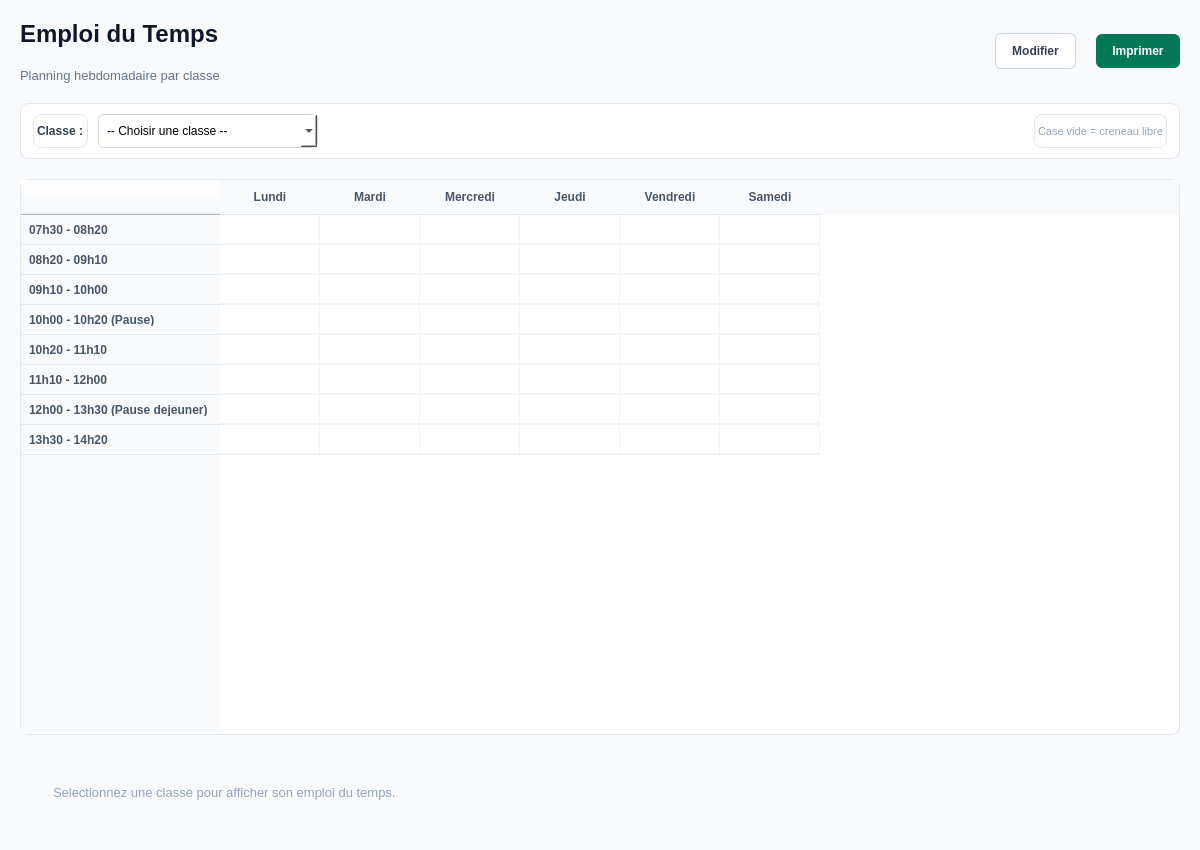
<?xml version="1.0" encoding="UTF-8"?>
<ui version="4.0">
 <class>PagePlanning</class>
 <widget class="QWidget" name="PagePlanning">
  <property name="geometry">
   <rect>
    <x>0</x>
    <y>0</y>
    <width>1200</width>
    <height>850</height>
   </rect>
  </property>
  <property name="windowTitle">
   <string>Emploi du Temps</string>
  </property>
  <property name="styleSheet">
   <string>background-color: #f8fafc; font-family: 'Segoe UI', sans-serif;</string>
  </property>
  <layout class="QVBoxLayout" name="mainLayout">
   <property name="spacing">
    <number>20</number>
   </property>
   <property name="leftMargin">
    <number>20</number>
   </property>
   <property name="topMargin">
    <number>20</number>
   </property>
   <property name="rightMargin">
    <number>20</number>
   </property>
   <property name="bottomMargin">
    <number>20</number>
   </property>
   <item>
    <layout class="QHBoxLayout" name="headerLayout">
     <item>
      <layout class="QVBoxLayout" name="titleLayout">
       <item>
        <widget class="QLabel" name="lbl_page_title">
         <property name="styleSheet">
          <string>color: #0f172a; font-size: 24px; font-weight: bold;</string>
         </property>
         <property name="text">
          <string>Emploi du Temps</string>
         </property>
        </widget>
       </item>
       <item>
        <widget class="QLabel" name="lbl_page_subtitle">
         <property name="styleSheet">
          <string>color: #64748b; font-size: 13px;</string>
         </property>
         <property name="text">
          <string>Planning hebdomadaire par classe</string>
         </property>
        </widget>
       </item>
      </layout>
     </item>
     <item>
      <spacer name="headerSpacer">
       <property name="orientation">
        <enum>Qt::Horizontal</enum>
       </property>
       <property name="sizeHint" stdset="0">
        <size>
         <width>40</width>
         <height>20</height>
        </size>
       </property>
      </spacer>
     </item>
     <item>
      <widget class="QPushButton" name="btn_edit_planning">
       <property name="cursor">
        <cursorShape>PointingHandCursor</cursorShape>
       </property>
       <property name="styleSheet">
        <string>background-color: #ffffff; color: #334155; border: 1px solid #cbd5e1; border-radius: 6px; padding: 10px 16px; font-weight: bold;</string>
       </property>
       <property name="text">
        <string>Modifier</string>
       </property>
      </widget>
     </item>
     <item>
      <widget class="QPushButton" name="btn_print_planning">
       <property name="cursor">
        <cursorShape>PointingHandCursor</cursorShape>
       </property>
       <property name="styleSheet">
        <string>background-color: #047857; color: white; border: none; border-radius: 6px; padding: 10px 16px; font-weight: bold;</string>
       </property>
       <property name="text">
        <string>Imprimer</string>
       </property>
      </widget>
     </item>
    </layout>
   </item>
   <item>
    <widget class="QFrame" name="selectorBar">
     <property name="styleSheet">
      <string>background-color: #ffffff; border: 1px solid #e2e8f0; border-radius: 8px;</string>
     </property>
     <layout class="QHBoxLayout" name="selectorLayout">
      <property name="leftMargin">
       <number>12</number>
      </property>
      <property name="topMargin">
       <number>10</number>
      </property>
      <property name="rightMargin">
       <number>12</number>
      </property>
      <property name="bottomMargin">
       <number>10</number>
      </property>
      <property name="spacing">
       <number>10</number>
      </property>
      <item>
       <widget class="QLabel" name="lbl_selector">
        <property name="styleSheet">
         <string>color: #334155; font-weight: bold;</string>
        </property>
        <property name="text">
         <string>Classe :</string>
        </property>
       </widget>
      </item>
      <item>
       <widget class="QComboBox" name="combo_classe_planning">
        <property name="minimumSize">
         <size>
          <width>220</width>
          <height>0</height>
         </size>
        </property>
        <property name="styleSheet">
         <string>border: 1px solid #cbd5e1; border-radius: 6px; padding: 8px;</string>
        </property>
        <item>
         <property name="text">
          <string>-- Choisir une classe --</string>
         </property>
        </item>
       </widget>
      </item>
      <item>
       <spacer name="selectorSpacer">
        <property name="orientation">
         <enum>Qt::Horizontal</enum>
        </property>
        <property name="sizeHint" stdset="0">
         <size>
          <width>40</width>
          <height>20</height>
         </size>
        </property>
       </spacer>
      </item>
      <item>
       <widget class="QLabel" name="lbl_legend_libre">
        <property name="styleSheet">
         <string>color: #94a3b8; font-size: 11px;</string>
        </property>
        <property name="text">
         <string>Case vide = creneau libre</string>
        </property>
       </widget>
      </item>
     </layout>
    </widget>
   </item>
   <item>
    <widget class="QTableWidget" name="table_planning">
     <property name="styleSheet">
      <string>
       QTableWidget {
           background-color: #ffffff;
           border: 1px solid #e2e8f0;
           border-radius: 8px;
           gridline-color: #f1f5f9;
           font-size: 12px;
       }
       QHeaderView::section {
           background-color: #f8fafc;
           color: #475569;
           font-weight: bold;
           padding: 8px;
           border: none;
           border-bottom: 1px solid #e2e8f0;
       }
       QTableWidget::item {
           padding: 0px 8px;
           border-bottom: 1px solid #f1f5f9;
       }
      </string>
     </property>
     <property name="editTriggers">
      <set>QAbstractItemView::NoEditTriggers</set>
     </property>
     <property name="showGrid">
      <bool>true</bool>
     </property>
     <property name="rowCount">
      <number>8</number>
     </property>
     <row>
      <property name="text">
       <string>07h30 - 08h20</string>
      </property>
     </row>
     <row>
      <property name="text">
       <string>08h20 - 09h10</string>
      </property>
     </row>
     <row>
      <property name="text">
       <string>09h10 - 10h00</string>
      </property>
     </row>
     <row>
      <property name="text">
       <string>10h00 - 10h20 (Pause)</string>
      </property>
     </row>
     <row>
      <property name="text">
       <string>10h20 - 11h10</string>
      </property>
     </row>
     <row>
      <property name="text">
       <string>11h10 - 12h00</string>
      </property>
     </row>
     <row>
      <property name="text">
       <string>12h00 - 13h30 (Pause dejeuner)</string>
      </property>
     </row>
     <row>
      <property name="text">
       <string>13h30 - 14h20</string>
      </property>
     </row>
     <column>
      <property name="text">
       <string>Lundi</string>
      </property>
     </column>
     <column>
      <property name="text">
       <string>Mardi</string>
      </property>
     </column>
     <column>
      <property name="text">
       <string>Mercredi</string>
      </property>
     </column>
     <column>
      <property name="text">
       <string>Jeudi</string>
      </property>
     </column>
     <column>
      <property name="text">
       <string>Vendredi</string>
      </property>
     </column>
     <column>
      <property name="text">
       <string>Samedi</string>
      </property>
     </column>
    </widget>
   </item>
   <item>
    <widget class="QLabel" name="lbl_empty_state_planning">
     <property name="styleSheet">
      <string>color: #94a3b8; font-size: 13px; padding: 30px; qproperty-alignment: AlignCenter;</string>
     </property>
     <property name="text">
      <string>Selectionnez une classe pour afficher son emploi du temps.</string>
     </property>
     <property name="visible">
      <bool>false</bool>
     </property>
    </widget>
   </item>

  </layout>
 </widget>
 <resources/>
 <connections/>
</ui>
